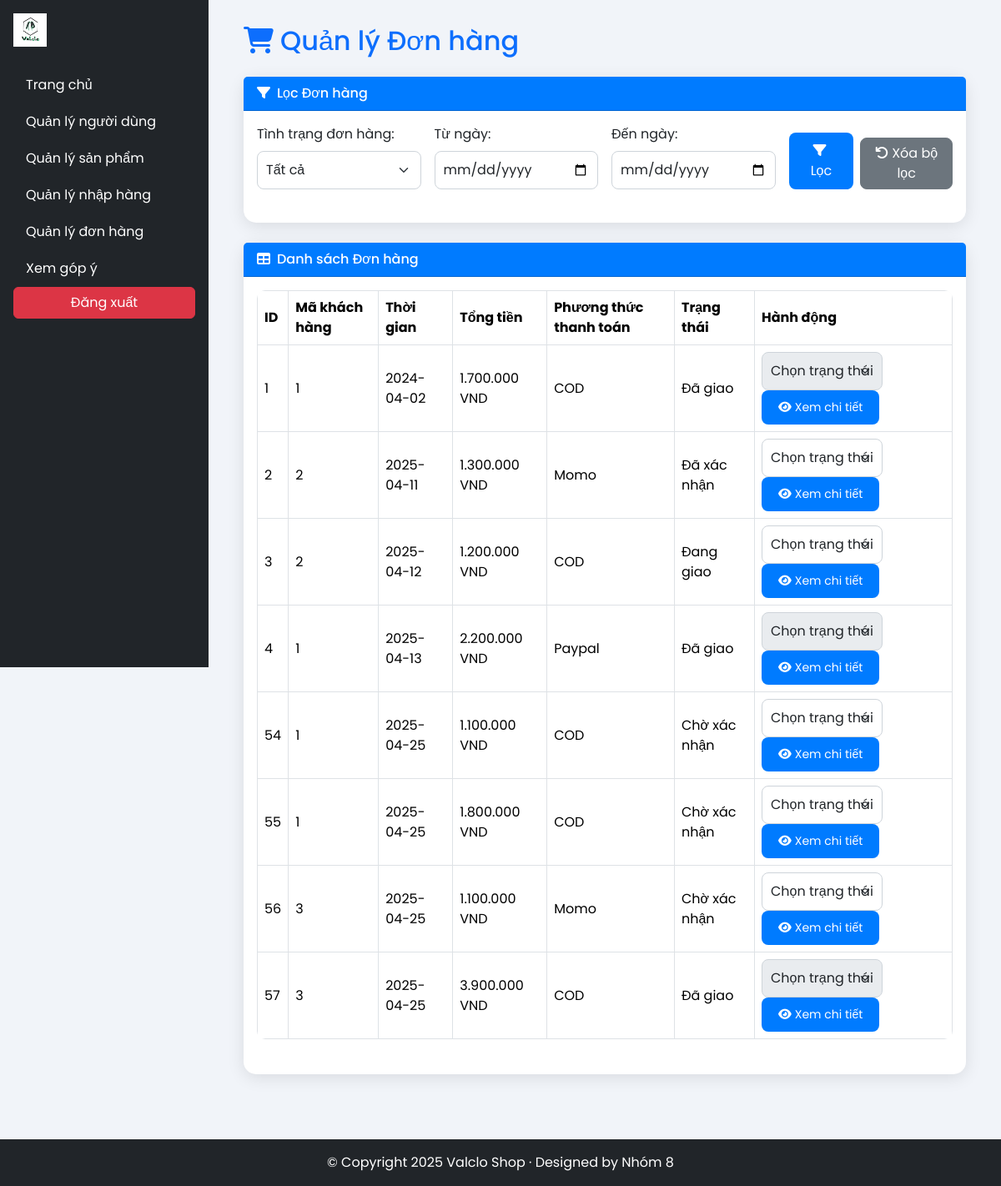
The app's page /Admin/qldonhang.php with its own data.
### tables this page shows
CREATE TABLE `order` (
  `ID` bigint(20) NOT NULL,
  `UID` bigint(20) NOT NULL,
  `TIME` date DEFAULT NULL,
  `STATUS` enum('Chờ xác nhận','Đã xác nhận','Đang giao','Đã giao','Khách hàng hủy','Cửa hàng hủy') DEFAULT 'Chờ xác nhận',
  `TOTAL_PRICE` int(11) DEFAULT NULL,
  `METHOD` enum('Momo','Paypal','COD') DEFAULT NULL
);

### Admin/qldonhang.php (the view, shortened to what this page needs)
<?php
include 'connect.php';
$filters = [];
$query = "SELECT * FROM `ORDER`";
$query .= " ORDER BY ID ASC";
$orders = [];
$resultOrders = $conn->query($query);
if ($resultOrders) {
    while ($row = $resultOrders->fetch_assoc()) {
        $orders[] = $row;
    }
}
?>
<!DOCTYPE html>
<html lang="en">
<head>
    <link href="https://cdn.jsdelivr.net/npm/bootstrap@5.3.3/dist/css/bootstrap.min.css" rel="stylesheet">
    <link rel="stylesheet" href="https://cdnjs.cloudflare.com/ajax/libs/font-awesome/6.4.2/css/all.min.css">
</head>
<body>
    <?php include 'admin_header.php'; ?>
    <main class="main-content">
        <div class="container-fluid">
            <h2 class="mb-4 text-primary"><i class="fas fa-shopping-cart me-2"></i>Quản lý Đơn hàng</h2>
            <div class="card mb-4">
                <div class="card-header"><i class="fas fa-filter me-2"></i>Lọc Đơn hàng</div>
                <div class="card-body">
                    <form method="post" id="filterForm" class="filter-form mb-4">
                        <div class="row g-3">
                            <div class="col-md-3">
                                <label for="status" class="form-label">Tình trạng đơn hàng:</label>
                                <select class="form-select" id="status" name="status" onchange="filterOrders()">
                                    <option value="">Tất cả</option>
                                </select>
                            </div>
                            <div class="col-md-3">
                                <label for="from_date" class="form-label">Từ ngày:</label>
                                <input type="date" class="form-control" id="from_date" name="from_date" value="<?php echo isset($filters['from_date']) ? htmlspecialchars($filters['from_date']) : ''; ?>">
                            </div>
                            <div class="col-md-3">
                                <label for="to_date" class="form-label">Đến ngày:</label>
                                <input type="date" class="form-control" id="to_date" name="to_date" value="<?php echo isset($filters['to_date']) ? htmlspecialchars($filters['to_date']) : ''; ?>">
                            </div>
                            <div class="col-md-3 d-flex align-items-end">
                                <button type="submit" class="btn btn-primary me-2"><i class="fas fa-filter me-1"></i>Lọc</button>
                                <a href="qldonhang.php" class="btn btn-secondary"><i class="fas fa-undo me-1"></i>Xóa bộ lọc</a>
                            </div>
                        </div>
                    </form>
                </div>
            </div>
            <div class="card">
                <div class="card-header"><i class="fas fa-table me-2"></i>Danh sách Đơn hàng</div>
                <div class="card-body">
                    <div class="table-responsive">
                        <table class="table table-bordered table-hover">
                            <thead>
                                <tr>
                                    <th>ID</th>
                                    <th>Mã khách hàng</th>
                                    <th>Thời gian</th>
                                    <th>Tổng tiền</th>
                                    <th>Phương thức thanh toán</th>
                                    <th>Trạng thái</th>
                                    <th>Hành động</th>
                                </tr>
                            </thead>
                            <tbody id="order-table">
                                <?php if (empty($orders)): ?>
                                    <tr><td colspan="7" class="text-center">Không tìm thấy đơn hàng nào.</td></tr>
                                <?php else: ?>
                                    <?php foreach($orders as $order): ?>
                                    <tr class="order-row">
                                        <td><?php echo $order['ID']; ?></td>
                                        <td><?php echo $order['UID']; ?></td>
                                        <td><?php echo $order['TIME']; ?></td>
                                        <td><?php echo number_format($order['TOTAL_PRICE'], 0, ',', '.') . ' VND'; ?></td>
                                        <td><?php echo $order['METHOD']; ?></td>
                                        <td><?php echo $order['STATUS']; ?></td>
                                        <td class="action-buttons">
                                            <select class="form-select d-inline-block w-auto" onchange="changeStatus(<?php echo $order['ID']; ?>, this)"
                                                <?php if(in_array($order['STATUS'], ['Đã giao', 'Khách hàng hủy', 'Cửa hàng hủy'])) echo 'disabled'; ?>>
                                                <option value="">Chọn trạng thái</option>
                                            </select>
                                            <button type="button" class="btn btn-primary btn-sm" data-bs-toggle="modal" data-bs-target="#modal_<?php echo $order['ID']; ?>">
                                                <i class="fas fa-eye me-1"></i>Xem chi tiết
                                            </button>
                                        </td>
                                    </tr>
                                    <?php endforeach; ?>
                                <?php endif; ?>
                            </tbody>
                        </table>
                    </div>
                </div>
            </div>
        </div>
    </main>
    <?php include 'admin_footer.php'; ?>
</body>
</html>

### Admin/qldonhang.php (style rules this page uses)
body { font-family: 'Poppins', sans-serif; background-color: #f1f4f9; }
.main-content { margin-left: 250px; padding: 30px; min-height: calc(100vh - 100px); }
.card { border: none; border-radius: 15px; box-shadow: 0 4px 20px rgba(0, 0, 0, 0.1); transition: transform 0.3s; }
.card-header { background-color: #007bff; color: white; border-radius: 15px 15px 0 0; font-weight: 500; }
.btn-primary { background-color: #007bff; border: none; border-radius: 8px; padding: 10px 20px; transition: background-color 0.3s; }
.btn-secondary, .btn-success { border-radius: 8px; padding: 6px 12px; }
.table { background-color: white; border-radius: 10px; overflow: hidden; }
.table th, .table td { vertical-align: middle; }
.table thead { background-color: #f8f9fa; }
.form-control, .form-select { border-radius: 8px; border: 1px solid #ced4da; padding: 10px; }

### records on screen
order: ID "1", UID "1", TIME "2024-04-02", TOTAL_PRICE "1.700.000", METHOD "COD", STATUS "Đã giao"
order: ID "2", UID "2", TIME "2025-04-11", TOTAL_PRICE "1.300.000", METHOD "Momo", STATUS "Đã xác nhận"
order: ID "3", UID "2", TIME "2025-04-12", TOTAL_PRICE "1.200.000", METHOD "COD", STATUS "Đang giao"
order: ID "4", UID "1", TIME "2025-04-13", TOTAL_PRICE "2.200.000", METHOD "Paypal", STATUS "Đã giao"
order: ID "54", UID "1", TIME "2025-04-25", TOTAL_PRICE "1.100.000", METHOD "COD", STATUS "Chờ xác nhận"
order: ID "55", UID "1", TIME "2025-04-25", TOTAL_PRICE "1.800.000", METHOD "COD", STATUS "Chờ xác nhận"
order: ID "56", UID "3", TIME "2025-04-25", TOTAL_PRICE "1.100.000", METHOD "Momo", STATUS "Chờ xác nhận"
order: ID "57", UID "3", TIME "2025-04-25", TOTAL_PRICE "3.900.000", METHOD "COD", STATUS "Đã giao"
